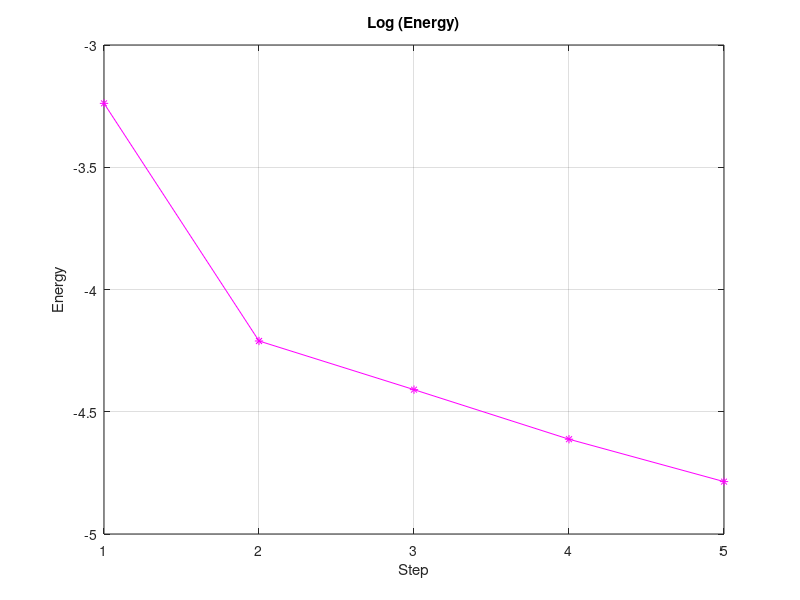
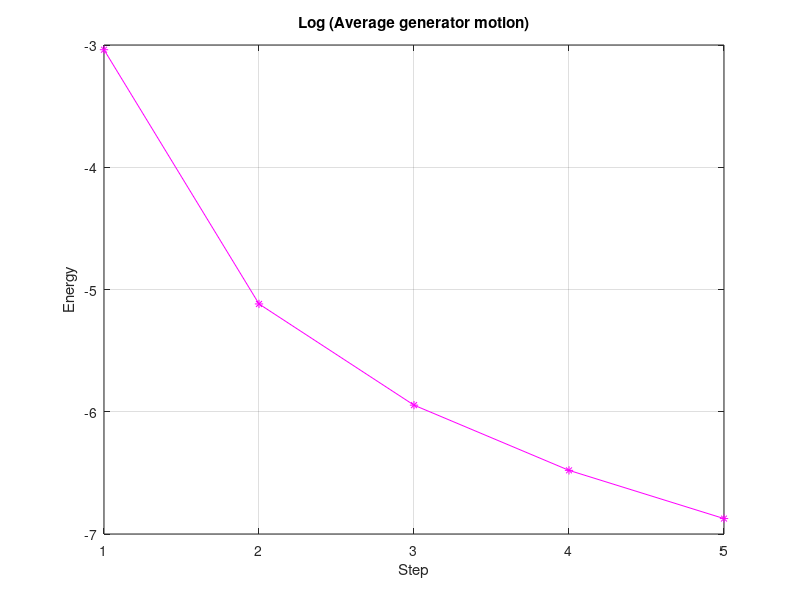
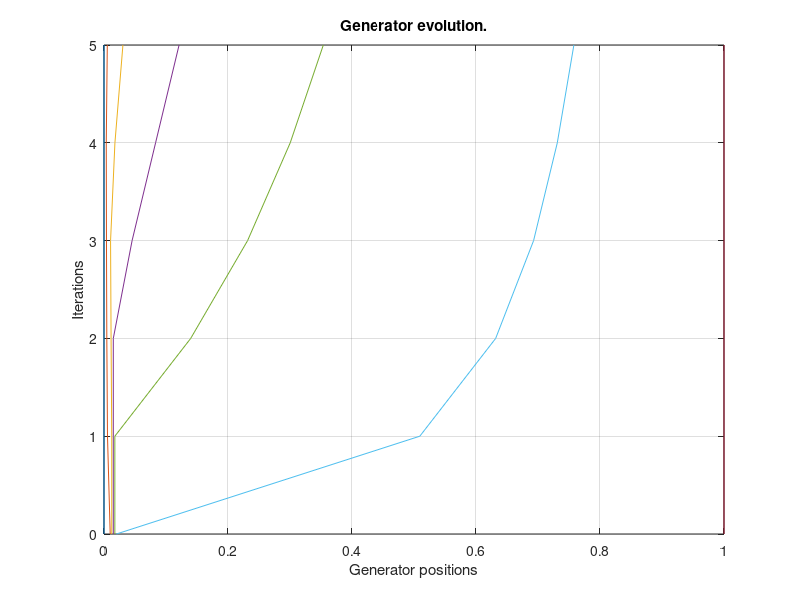

MATLAB code to generate these figures, in order:
function cvt_1d_lloyd ( n, it_num, init )

%*****************************************************************************80
%
%% CVT_1D_LLOYD carries out the Lloyd algorithm.
%
%  Discussion:
%
%    For points in an interval, the computation of the Voronoi regions
%    is simple.
%
%  Licensing:
%
%    This code is distributed under the GNU LGPL license.
%
%  Modified:
%
%    17 May 2011
%
%  Author:
%
%    John Burkardt
%
%  Parameters:
%
%    Input, integer N, the number of generators.
%
%    Input, integer IT_NUM, the number of CVT iterations.
%
%    Input, integer INIT, 
%    1, for random initialization,
%    2, for "squashed" initialization.
%
  timestamp ( );
  fprintf ( 1, '\n' );
  fprintf ( 1, 'CVT_1D_LLOYD\n' );
  fprintf ( 1, '  MATLAB version\n' );

  if ( nargin < 1 )
    n = input ( '  Enter number of generators:  ' );
  end

  if ( nargin < 2 ) 
    it_num = input ( '  Enter number of iterations:  ' );
  end

  if ( nargin < 3 ) 
    init = input ( '  Enter 1 for random initializion, 2 for squashed:  ' );
  end

  fprintf ( 1, '\n' );
  fprintf ( 1, '  Number of generators is %d\n', n );
  fprintf ( 1, '  Number of iterations is %d\n', it_num );
  fprintf ( 1, '  Initialization option is %d\n', init );
%
%  Allocate.
%
  g = zeros ( n + 2, 1 );
  g_new = zeros ( n + 2, 1 );
  g_plot = zeros ( n+2, it_num + 1 );
%
%  For convenience, add a 0.0 and 1.0 point.
%  Also, sort the array.
%
  g(1,1) = 0.0;
  if ( init == 1 )
    g(2:n+1,1) = rand ( n, 1 );
  else
    g(2:n+1,1) = linspace ( 0.01, 0.02, n );
  end
  g(n+2,1) = 1.0;

  g = sort ( g );
%
%  Print the initial generators.
%
  fprintf ( 1, '\n' );
  fprintf ( 1, '  Initial generators:\n' );
  fprintf ( 1, '\n' );
  for k = 2 : n + 1
    fprintf ( 1, '  %4d  %f\n', k - 1, g(k,1) );
  end
%
%  Initialize the plotting arrays.
%
  step = 1 : it_num;
  e = nan ( it_num, 1 );
  gm = nan ( it_num, 1 );

  for it = 1 : it_num

    g_plot ( 1:n+2, it ) = g(1:n+2,1);

    g_new(1) = 0.0;
    j = 2;
    g_new(j) = (           g(j-1)          + 0.5 * ( g(j) + g(j+1) ) ) / 2.0;
    for j = 3 : n
      g_new(j) = ( 0.5 * ( g(j-1) + g(j) ) + 0.5 * ( g(j) + g(j+1) ) ) / 2.0;
    end
    j = n + 1;
    g_new(j) =   ( 0.5 * ( g(j-1) + g(j) ) +                g(j+1)   ) / 2.0;
    g_new(n+2) = 1.0;
%
%  Compute the energy.
%
    e(it,1) = 0.0;
    for j = 2 : n + 1
      xl = ( g(j-1) + g(j) ) / 2.0;
      xr = ( g(j+1) + g(j) ) / 2.0;
      x = g(j);
      e(it,1) = e(it,1) + ( ( xr - x )^3 - ( xl - x )^3 ) / 3.0;
    end
%
%  Display the energy.
%
    figure ( 1 )
    plot ( step, log ( e ), 'm-*' )
    title ( 'Log (Energy)' )
    xlabel ( 'Step' )
    ylabel ( 'Energy' )
    grid
%
%  Compute the generator motion.
%
    g_num = n;
    gm(it,1) = sum ( ( g_new(:) - g(:) ).^2 ) / g_num;
%
%  Display the generator motion.
%
    figure ( 2 )
    plot ( step, log ( gm ), 'm-*' )
    title ( 'Log (Average generator motion)' )
    xlabel ( 'Step' )
    ylabel ( 'Energy' )
    grid
%
%  Update the generator.
%
    g(1:n+2,1) = g_new(1:n+2,1);
    
  end

  g_plot(1:n+2,it_num+1) = g(1:n+2,1);
%
%  Print the current generators.
%
  fprintf ( 1, '\n' );
  fprintf ( 1, '  Current generators:\n' );
  fprintf ( 1, '\n' );
  for k = 2 : n + 1
    fprintf ( 1, '  %4d  %f\n', k - 1, g(k,1) );
  end
%
%  Plot the evolution of the locations of the generators.
%
  figure ( 3 )

  y = ( 0 : it_num );
  for k = 1 : n + 2
    plot ( g_plot(k,1:it_num+1), y )
    hold on;
  end
  grid on
  hold off;

  title ( 'Generator evolution.' );
  xlabel ( 'Generator positions' );
  ylabel ( 'Iterations' ); 
%
%  Terminate.
%
  fprintf ( 1, '\n' );
  fprintf ( 1, 'CVT_1D_LLOYD\n' );
  fprintf ( 1, '  Normal end of execution.\n' );

  fprintf ( 1, '\n' );
  timestamp ( );

  return
end
function timestamp ( )

%*****************************************************************************80
%
%% TIMESTAMP prints the current YMDHMS date as a timestamp.
%
%  Licensing:
%
%    This code is distributed under the GNU LGPL license.
%
%  Modified:
%
%    14 February 2003
%
%  Author:
%
%    John Burkardt
%
  t = now;
  c = datevec ( t );
  s = datestr ( c, 0 );
  fprintf ( 1, '%s\n', s );

  return
end
